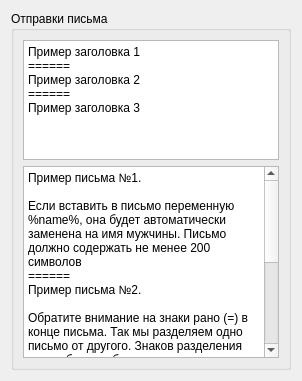
       <widget class="QWidget" name="page_2">
        <layout class="QVBoxLayout" name="verticalLayout_3">
         <item>
          <widget class="QGroupBox" name="groupBox_2">
           <property name="title">
            <string>Отправки письма</string>
           </property>
           <layout class="QVBoxLayout" name="verticalLayout_2">
            <item>
             <widget class="QPlainTextEdit" name="plainTextEdit_letter_subject">
              <property name="maximumSize">
               <size>
                <width>16777215</width>
                <height>120</height>
               </size>
              </property>
              <property name="toolTip">
               <string>&lt;html&gt;&lt;head/&gt;&lt;body&gt;&lt;p&gt;&lt;span style=&quot; font-size:10pt; font-weight:600;&quot;&gt;Заголовок отправляемого письма&lt;/span&gt;&lt;/p&gt;&lt;p&gt;&lt;span style=&quot; font-size:10pt;&quot;&gt;Если число заголовков равно числу писем, то первый заголовок будет отправлен с первым письмом. &lt;/span&gt;&lt;/p&gt;&lt;p&gt;&lt;span style=&quot; font-size:10pt;&quot;&gt;Если заголовков больше или меньше, заголовок к письму будет выбран случайно.&lt;/span&gt;&lt;/p&gt;&lt;/body&gt;&lt;/html&gt;</string>
              </property>
              <property name="whatsThis">
               <string>&lt;html&gt;&lt;head/&gt;&lt;body&gt;&lt;p&gt;Заголовки писем&lt;/p&gt;&lt;/body&gt;&lt;/html&gt;</string>
              </property>
              <property name="plainText">
               <string>Пример заголовка 1
======
Пример заголовка 2
======
Пример заголовка 3</string>
              </property>
             </widget>
            </item>
            <item>
             <widget class="QPlainTextEdit" name="plainTextEdit_letter_body">
              <property name="sizePolicy">
               <sizepolicy hsizetype="Expanding" vsizetype="Expanding">
                <horstretch>0</horstretch>
                <verstretch>1</verstretch>
               </sizepolicy>
              </property>
              <property name="toolTip">
               <string>&lt;html&gt;&lt;head/&gt;&lt;body&gt;&lt;p&gt;&lt;span style=&quot; font-size:10pt; font-weight:600;&quot;&gt;Шаблоны писем&lt;/span&gt;&lt;/p&gt;&lt;p&gt;&lt;span style=&quot; font-size:10pt;&quot;&gt;Сюда вставляем шаблоны писем для отправки поклонникам. Обратите внимание на знаки рано &lt;/span&gt;&lt;span style=&quot; font-size:10pt; font-weight:600;&quot;&gt;&amp;quot;=&amp;quot;&lt;/span&gt;&lt;span style=&quot; font-size:10pt;&quot;&gt; в конце письма. Так мы разделяем одно письмо от другого. Знаков разделения может быть любое количество.&lt;/span&gt;&lt;/p&gt;&lt;p&gt;&lt;span style=&quot; font-size:10pt;&quot;&gt;Если вставить в письмо переменную &lt;/span&gt;&lt;span style=&quot; font-size:10pt; font-weight:600;&quot;&gt;%name%&lt;/span&gt;&lt;span style=&quot; font-size:10pt;&quot;&gt;, она будет автоматически заменена на имя мужчины. Каждое письмо должно содержать&lt;/span&gt;&lt;span style=&quot; font-size:10pt; font-weight:600;&quot;&gt; не менее 200 символов!&lt;/span&gt;&lt;/p&gt;&lt;p&gt;&lt;span style=&quot; font-size:10pt;&quot;&gt;Если вы хотите отправить фото вместе с письмом, перейдите на вкладку &lt;/span&gt;&lt;span style=&quot; font-size:10pt; font-weight:600;&quot;&gt;&amp;quot;Фото&amp;quot;&lt;/span&gt;&lt;span style=&quot; font-size:10pt;&quot;&gt; и выберите нужные. &lt;/span&gt;&lt;/p&gt;&lt;p&gt;&lt;span style=&quot; font-size:10pt;&quot;&gt;В письме можно использовать HTML разметку, например &lt;/span&gt;&lt;/p&gt;&lt;p&gt;&lt;span style=&quot; font-size:10pt;&quot;&gt;&amp;lt;b&amp;gt;&lt;/span&gt;&lt;span style=&quot; font-size:10pt; font-weight:600;&quot;&gt;этот текст&lt;/span&gt;&lt;span style=&quot; font-size:10pt;&quot;&gt;&amp;lt;/b&amp;gt; будет виден в сообщении жирным шрифтом.&lt;/span&gt;&lt;/p&gt;&lt;/body&gt;&lt;/html&gt;</string>
              </property>
              <property name="whatsThis">
               <string>&lt;html&gt;&lt;head/&gt;&lt;body&gt;&lt;p&gt;Шаблоны писем&lt;/p&gt;&lt;/body&gt;&lt;/html&gt;</string>
              </property>
              <property name="plainText">
               <string>Пример письма №1. 

Если вставить в письмо переменную %name%, она будет автоматически заменена на имя мужчины. Письмо должно содержать не менее 200 символов
======
Пример письма №2. 

Обратите внимание на знаки рано (=) в конце письма. Так мы разделяем одно письмо от другого. Знаков разделения может быть любое количество.
======
Пример письма №3. 

Если вы хотите отправить фото вместе с письмом, перейдите на вкладку &quot;Фото&quot; и выберите нужные. 
В письме можно использовать HTML разметку, например &lt;b&gt;этот текст&lt;/b&gt; будет виден в сообщении жирным шрифтом.</string>
              </property>
             </widget>
            </item>
           </layout>
          </widget>
         </item>
        </layout>
       </widget>
